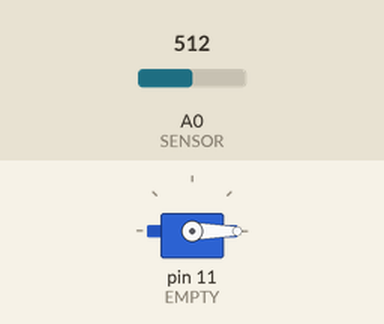
This sketch was run on a simulated Arduino Uno, built with avr-gcc and run on an emulated ATmega328P. Shown: servo. Inputs (shaded band) come from the test bench; at power-on: A0 (SENSOR) = 512.

Above: at 5.7 s.
5.8 s: A0 (SENSOR) set to 970
7.4 s: A0 (SENSOR) set to 989
At 8.3 s:
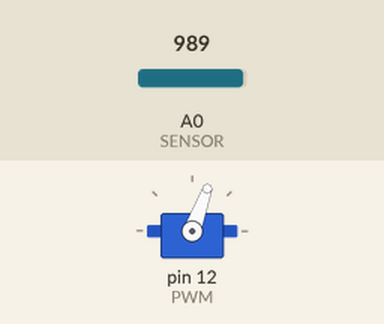
10.4 s: A0 (SENSOR) set to 900
At 12.6 s:
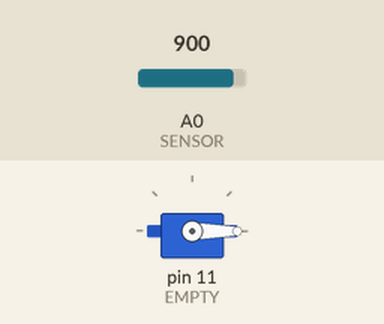
Timing chart, 0 to 14.1 s (numbered marks = the images above; inputs shaded):
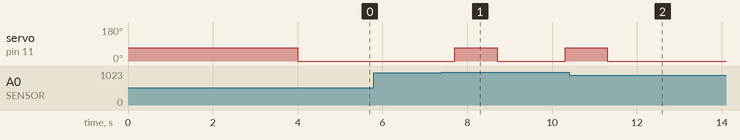

The sketch:

board_ArduinoNano.ino
```cpp
//----------------------------------------
// St_Nicholas
// Dropping Gifts - board ArduinoNano

#include <Servo.h>

// set debug to serial
#define DEBUG    ( 0 )

// set angle of rotation
#define ANGLE    ( 70 )
// set pin PWM for SG90
#define PWM      ( 12 )
// set empty pin
#define EMPTY    ( 11 )
// set sensor pin
#define SENSOR   ( A0 )

Servo servo;

#define THRESHOLD_UP  ( 980 )
#define THRESHOLD_DN  ( 970 )

#define WAVE          ( 20 )

#define DATA_SIZE     ( 4 )              // 4, 8, 16, 32
#define DATA_MASK     ( DATA_SIZE - 1 )

uint8_t full_buff = 0;

uint16_t now_data  = 0;
uint16_t last_data = 0;

uint16_t raw_data[DATA_SIZE];
uint8_t  raw_data_idx = 0;

uint16_t dif_data[DATA_SIZE];
uint8_t  dif_data_idx = 0;


/* set gift in drone */
void set_gift()
{
    servo.attach( PWM );
    servo.write( ANGLE );
    delay( 3000 );
    servo.write( 0 );
    delay( 500 );
    servo.attach( EMPTY );
}

/* dropping gift moskaljam */
void dropping_gift()
{
    servo.attach( PWM );
    servo.write( ANGLE );
    delay( 1000 );
    servo.write( 0 );
    delay( 500 );
    servo.attach( EMPTY );
    delay( 1000 );
}

/* check ON/OFF led */
uint8_t check_led()
{
    last_data = now_data;

    // Read ADC value
    now_data = analogRead( SENSOR );
    if( DEBUG ) Serial.println( now_data );

    if( now_data > THRESHOLD_DN )
    {
        // Checking data
        raw_data[raw_data_idx] = now_data;
        raw_data_idx++;
        raw_data_idx &= DATA_MASK;

        dif_data[dif_data_idx] = abs( now_data - last_data );
        dif_data_idx++;
        if( dif_data_idx == DATA_SIZE ) full_buff = 1;
        dif_data_idx &= DATA_MASK;

        // Analize data
        if( full_buff )
        {
            for( uint8_t i = 0; i < DATA_SIZE; i++ )
            {
                if( raw_data[i] < THRESHOLD_UP ) return 0;
                else
                if( dif_data[i] > WAVE ) return 0;
            }
            return 1;    // Led ON!!!
        }
    }
    else
    {
        full_buff    = 0;
        raw_data_idx = 0;
        dif_data_idx = 0;
    }

    return 0;
}

/* init board */
void setup()
{
    if( DEBUG ) Serial.begin( 115200 );
    delay( 1000 );
    set_gift();
}

/* main cycle */
void loop()
{
    delay( 100 );
    if( check_led() ) dropping_gift();
}
```

Measured:
- the behaviour switches between 979 and 980 on A0 (SENSOR) (found by bisection; images 0 and 1)
- after the input at 5.8 s, every drawn part: stays the same
- after the input at 7.4 s, servo on pin 11 (EMPTY): 0° → 70° after 0.30 s, → 0° 1.0 s later, → 70° 1.6 s later
- after the input at 10.4 s, servo on pin 11 (EMPTY): goes on until 11.3 s, then stays 0°
